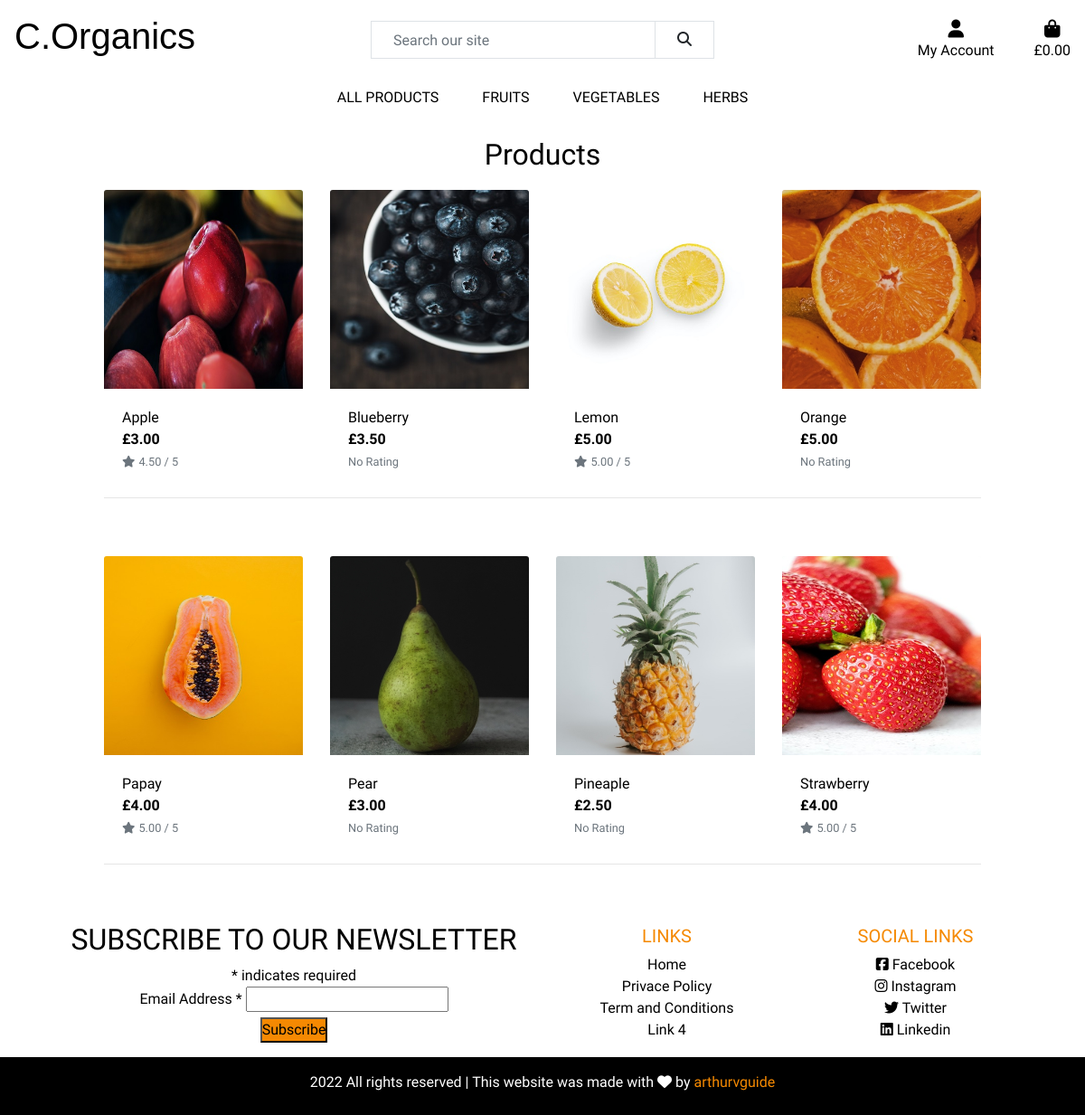
Screenshot of /products/?category=Fruits with the database file from the repository.
### products/models.py (models this page shows, shortened)
class Product(models.Model):
    category = models.ForeignKey('Category', null=True, blank=True, on_delete=models.SET_NULL)
    name = models.CharField(max_length=254)
    description = models.TextField()
    price = models.DecimalField(max_digits=6, decimal_places=2)
    rating = models.DecimalField(max_digits=6, decimal_places=2, null=True, blank=True)
    image_url = models.URLField(max_length=1024, null=True, blank=True)
    image = models.ImageField(null=True, blank=True)

### products/views.py (the view, shortened to what this page needs)
# urls.py: path('', views.get_products, name='products'),
def get_products(request):
    products = Product.objects.all()
    query = None
    categories = None
    if request.GET:
        if 'category' in request.GET:
            categories = request.GET['category'].split(',')
            products = products.filter(category__name__in=categories)
            categories = Category.objects.filter(name__in=categories)
    context = {
        'products': products,
        'search_term': query,
        'query_category': categories,
    }
    return render(request, 'products/products.html', context)

### products/templates/products/products.html (shortened to what this page needs)
{% extends "base.html" %}
{% load static %}
{% block content %}
    <div class="container-fluid">
        <div class="row">
            <div class="col text-center mt-3">
                <h2>Products</h2>
            </div>
        </div>
        <div class="row">
            <div class="col-10 offset-1">
                <div class="row">
                    {% for product in products %}
                        <div class="col-sm-6 col-md-6 col-lg-4 col-xl-3">
                            <div class="card h-100 border-0">
                                {% if product.image %}
                                <a href="{% url 'product_detail' product.id %}">
                                    <img class="card-img-top img-fluid" src="{{ product.image.url }}" alt="{{ product.name }}">
                                </a>
                                {% else %}
                                <a href="{% url 'product_detail' product.id %}">
                                    <img class="card-img-top img-fluid" src="/media/no-image.png" alt="{{ product.name }}">
                                </a>
                                {% endif %}
                                <div class="card-body pb-0">
                                    <p class="mb-0">{{ product.name }}</p>
                                </div>
                                <div class="card-footer bg-white pt-0 border-0 text-left">
                                    <div class="row">
                                        <div class="col">
                                            <p class="mb-0 text-left font-weight-bold">£{{ product.price }}</p>
                                            {% if product.rating %}
                                                <small class="text-muted"><i class="fas fa-star mr-1"></i>{{ product.rating }} / 5</small>
                                            {% else %}
                                                <small class="text-muted">No Rating</small>
                                            {% endif %}
                                        </div>
                                    </div>
                                </div>
                            </div>
                        </div>
                        {% if forloop.counter|divisibleby:4 %}
                            <div class="col-12 d-none d-xl-block mb-5">
                                <hr>
                            </div>
                        {% endif %}
                    {% endfor %}
                </div>
            </div>
        </div>
    </div>
{% endblock %}

### static/css/style.css (style rules this page uses)
html { height: 100%; }
body { font-family: 'K2D', sans-serif; overflow-x: hidden; color: black; }
a { color:#000; }
* { margin: 0; padding: 0px; box-sizing: border-box; }

### rows the page displays
Product: image (picture), name "Apple", price "3.00", rating "4.50"
Product: image (picture), name "Blueberry", price "3.50", shows "No Rating"
Product: image (picture), name "Lemon", price "5.00", rating "5.00"
Product: image (picture), name "Orange", price "5.00", shows "No Rating"
Product: image (picture), name "Papay", price "4.00", rating "5.00"
Product: image (picture), name "Pear", price "3.00", shows "No Rating"
Product: image (picture), name "Pineaple", price "2.50", shows "No Rating"
Product: image (picture), name "Strawberry", price "4.00", rating "5.00"
